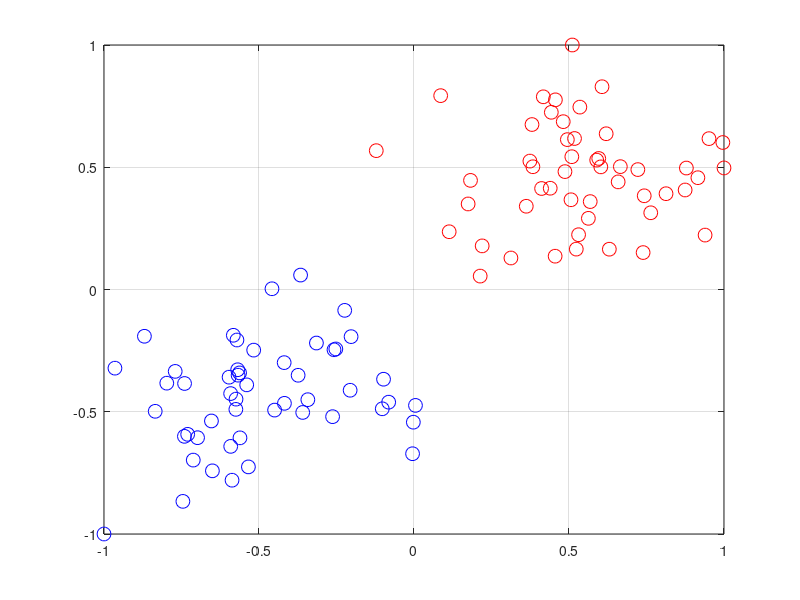

MATLAB code for this plot: (Note: this script raises an error after producing the figure.)
clear 
close all
clc

n = 100;
d = 2;
X = [randn(n/2,d)+2;randn(n/2,d)-2];
Y = [ones(n/2,1);-ones(n/2,1)];

for i = 1:d
    mi = min(X(:,i));
    ma = max(X(:,i));
    di = ma - mi;
    X(:,i) = 2*(X(:,i)-mi)/di-1;
end

figure, hold on, box on, grid on
plot(X(Y<0,1),X(Y<0,2),'ob','MarkerSize',10)
plot(X(Y>0,1),X(Y>0,2),'or','MarkerSize',10)

index_best = 0;
i = 0;
max_alpha_null = 0;
w_best = [];
for C = logspace(-4,3,30)
    i = i + 1;
    Q = diag(Y)*(X*X')*diag(Y);
    
    [~,err,alpha,b] = SMO2_ab(n,Q,-ones(n,1),Y',zeros(n,1),C*ones(n,1),...
                              1000000,.0001,zeros(n,1));
    if (err ~= 0)
        warning('Problem in SMO')
    end
    w = X'*diag(Y)*alpha;
    
    if(length(alpha(alpha==0)) > max_alpha_null)
        max_alpha_null = length(alpha(alpha==0));
        index_best = i;
        w_best = w;
    end
    
end

C_best = logspace(-4,3,30);
C_best = C_best(index_best);
C_best

%%
% Plot the separator
ns = 10000;
XS = 2*rand(ns,d)-1;
YS = XS*w_best+b;

%%
plot(XS(YS<0,1),XS(YS<0,2),'.c','MarkerSize',1)
plot(XS(YS>0,1),XS(YS>0,2),'.m','MarkerSize',1)
plot(XS(YS<-1,1),XS(YS<-1,2),'.b','MarkerSize',1)
plot(XS(YS>+1,1),XS(YS>+1,2),'.r','MarkerSize',1)

%%
% Check the solution
plot(X(alpha==0,1),X(alpha==0,2),'sg','MarkerSize',10)
plot(X(alpha>0&alpha<C_best,1),X(alpha>0&alpha<C_best,2),'sk','MarkerSize',10)
plot(X(alpha==C_best,1),X(alpha==C_best,2),'sy','MarkerSize',10)

%%
% Compute the duality gap
dualcost = -(.5*alpha'*Q*alpha-ones(n,1)'*alpha);
% .5 |w|^2 + C \sum_i=1^n max(0,1-y_i (w'x_i+b))
primalcost = .5*w_best'*w_best+C_best*sum(max(0,1-diag(Y)*(X*w+b))); 
dualitygap = abs(dualcost-primalcost);
title(sprintf('DG: %e',dualitygap))